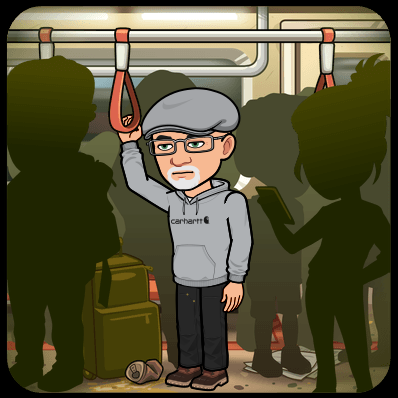
#> input picture Subway.png, 398 x 398 px
$ jupyter execute psd_Numpy_Starter.ipynb
#> lines starting #> are read from the running program, lines starting #| are printed output that depends on the picture
[cell 1]
#!pip install scikit-image

[cell 2]
import numpy as np
import matplotlib.pyplot as plt
from skimage import io

[cell 3]
pic = io.imread('Subway.png')
#> pic is the input picture: shape (398, 398, 3); mean R, G, B 85.2, 81.4, 53.1
type(pic)

[cell 4]
pic.shape
#> Out = (398, 398, 3)

[cell 5]
# use pyplot
plt.imshow(pic);

[cell 6]
# slice the photo...
# invert the pic

# adjust the start / stop / step
# this inverts the rows

[cell 7]
# mirror the image - ALL rows, invert columns

[cell 8]
# slice the pic, first show the entire pic

[cell 9]
# Slice just the rows to get something close to this

[cell 10]
# Slice just the columns to get something close to this

[cell 11]
# Now slice the rows and columns

[cell 12]
# make a SMALLER version of the image by adjusting the steps (half size, and looks like an Atari Character  :)  )

[cell 13]
# make the original pic half the size:

[cell 14]
# look at the pic as an array

[cell 15]
# test masking on a photo - np.where is awesome, like a case statement
mask = np.where(pic > 100, 255, 0)
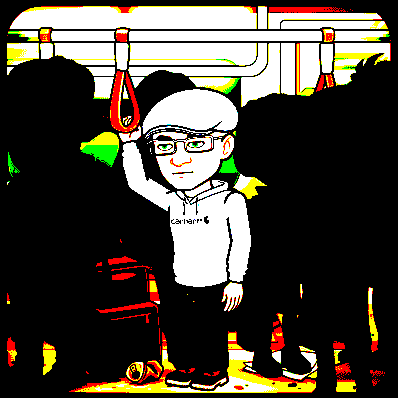
#> mask: shape (398, 398, 3) int64; mean R, G, B 76.5, 70.6, 59.2
